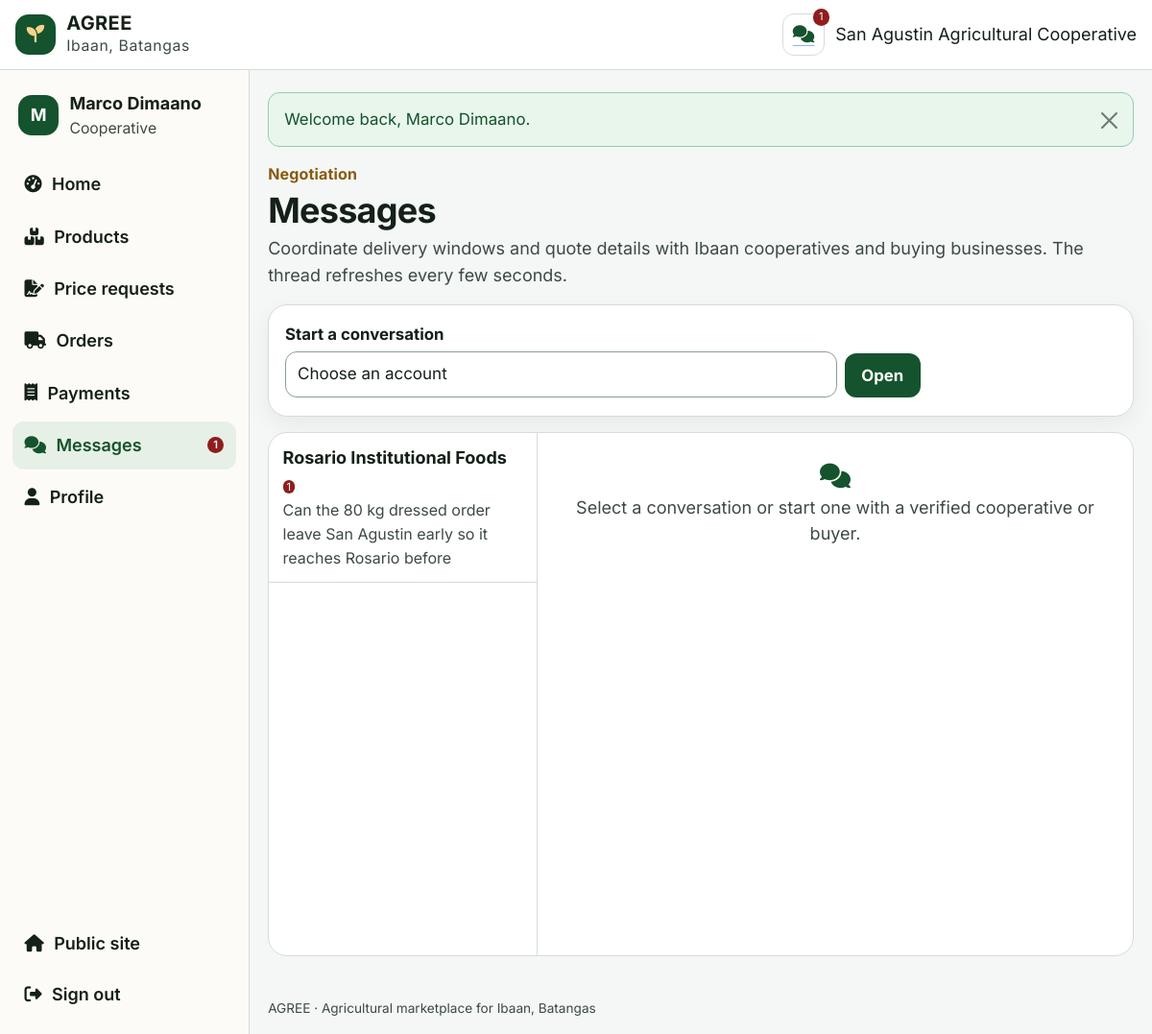
The page /messages.php (signed in) on the database its author committed.
### tables this page shows
CREATE TABLE users (
    id INT UNSIGNED AUTO_INCREMENT PRIMARY KEY,
    role ENUM('admin', 'cooperative', 'buyer') NOT NULL,
    email VARCHAR(190) NOT NULL UNIQUE,
    password_hash VARCHAR(255) NOT NULL,
    full_name VARCHAR(150) NOT NULL,
    phone VARCHAR(30) NOT NULL,
    organization VARCHAR(190) NOT NULL,
    business_type VARCHAR(80) DEFAULT NULL,
    barangay VARCHAR(80) NOT NULL,
    municipality VARCHAR(80) NOT NULL DEFAULT 'Ibaan',
    province VARCHAR(80) NOT NULL DEFAULT 'Batangas',
    address_line VARCHAR(255) NOT NULL,
    latitude DECIMAL(10,7) DEFAULT NULL,
    longitude DECIMAL(10,7) DEFAULT NULL,
    permit_path VARCHAR(255) DEFAULT NULL,
    verification_status ENUM('pending', 'approved', 'rejected') NOT NULL DEFAULT 'pending',
    verification_note VARCHAR(500) DEFAULT NULL,
    verified_at DATETIME DEFAULT NULL,
    is_active TINYINT(1) NOT NULL DEFAULT 1,
    created_at DATETIME NOT NULL DEFAULT CURRENT_TIMESTAMP
);

CREATE TABLE messages (
    id INT UNSIGNED AUTO_INCREMENT PRIMARY KEY,
    sender_id INT UNSIGNED NOT NULL,
    receiver_id INT UNSIGNED NOT NULL,
    body TEXT NOT NULL,
    is_read TINYINT(1) NOT NULL DEFAULT 0,
    created_at DATETIME NOT NULL DEFAULT CURRENT_TIMESTAMP,
    CONSTRAINT fk_messages_sender FOREIGN KEY (sender_id) REFERENCES users(id),
    CONSTRAINT fk_messages_receiver FOREIGN KEY (receiver_id) REFERENCES users(id),
    INDEX idx_messages_pair (sender_id, receiver_id, id),
    INDEX idx_messages_unread (receiver_id, is_read)
);

### db.php (called while the page is built, shortened)
<?php
function db(): PDO
{
    static $pdo = null;
    if ($pdo instanceof PDO) {
        return $pdo;
    }
    $dsn = 'mysql:host=' . DB_HOST . ';port=' . DB_PORT . ';dbname=' . DB_NAME . ';charset=' . DB_CHARSET;
    try {
        $pdo = new PDO($dsn, DB_USER, DB_PASS, [
            PDO::ATTR_ERRMODE => PDO::ERRMODE_EXCEPTION,
            PDO::ATTR_DEFAULT_FETCH_MODE => PDO::FETCH_ASSOC,
            PDO::ATTR_EMULATE_PREPARES => false,
        ]);
        try {
            $pdo->exec("SET time_zone = '+08:00'");
        } catch (Throwable $ignored) {
        }
    } catch (PDOException $e) {
        throw new RuntimeException('Database connection failed. Import schema.sql and review db.php.', 0, $e);
    }
    return $pdo;
}

### messages.php (the view, shortened to what this page needs)
<?php
require_once __DIR__ . '/bootstrap.php';
$user = require_login();
$pdo = db();
$me = (int) $user['id'];
$withId = (int) ($_GET['with'] ?? $_POST['with'] ?? 0);
$partner = null;
$stmt = $pdo->prepare(
    'SELECT m.*, IF(m.sender_id = ?, m.receiver_id, m.sender_id) AS other_id
     FROM messages m
     WHERE m.sender_id = ? OR m.receiver_id = ?
     ORDER BY m.id DESC'
);
$stmt->execute([$me, $me, $me]);
$conversations = [];
foreach ($stmt as $row) {
    $other = (int) $row['other_id'];
    if (!isset($conversations[$other])) {
        $conversations[$other] = ['last' => $row, 'unread' => 0];
    }
    if ((int) $row['sender_id'] !== $me && !(int) $row['is_read']) {
        $conversations[$other]['unread']++;
    }
}
$people = [];
$ids = array_keys($conversations);
if ($ids) {
    $marks = implode(',', array_fill(0, count($ids), '?'));
    $lookup = $pdo->prepare("SELECT id, organization, full_name, role, verification_status FROM users WHERE id IN ($marks)");
    $lookup->execute($ids);
    foreach ($lookup as $person) {
        $people[(int) $person['id']] = $person;
    }
}
$layout = 'app';
require __DIR__ . '/header.php';
?>
<div class="page-head">
    <p class="gold-kicker">Negotiation</p>
    <h1>Messages</h1>
    <p class="muted">Coordinate delivery windows and quote details with Ibaan cooperatives and buying businesses. The thread refreshes every few seconds.</p>
</div>
<form method="get" action="messages.php" class="panel mb-3">
    <div class="row g-2 align-items-end">
        <div class="col-md-8">
            <label class="form-label" for="with">Start a conversation</label>
            <select class="form-select" id="with" name="with" required>
                <option value="">Choose an account</option>
            </select>
        </div>
        <div class="col-md-4">
            <button class="btn btn-agree" type="submit">Open</button>
        </div>
    </div>
</form>
<div class="chat-layout" id="chatApp" data-with="<?= $withId ? (int) $withId : '' ?>">
    <div class="chat-list">
        <?php foreach ($conversations as $otherId => $convo): ?>
            <?php $person = $people[$otherId] ?? null; if (!$person) { continue; } ?>
            <a class="<?= (int) $otherId === $withId ? 'active' : '' ?>" href="messages.php?with=<?= (int) $otherId ?>">
                <strong><?= e(display_name($person)) ?></strong>
                <?php if ((int) $convo['unread'] > 0): ?><em class="count"><?= (int) $convo['unread'] ?></em><?php endif; ?>
                <span class="tiny muted d-block"><?= e(clip((string) $convo['last']['body'], 80)) ?></span>
            </a>
        <?php endforeach; ?>
    </div>
    <div class="chat-thread">
        <?php if (!$partner): ?>
            <div class="empty-state"><i class="fa-solid fa-comments"></i><p>Select a conversation or start one with a verified cooperative or buyer.</p></div>
        <?php endif; ?>
    </div>
</div>
<?php require __DIR__ . '/footer.php'; ?>

### header.php (shortened to what this page needs)
<?php
$layout = $layout ?? 'public';
$me = current_user();
$unread = 0;
if ($me && try_db()) {
    $unread = unread_count(db(), (int) $me['id']);
}
?>
<!DOCTYPE html>
<html lang="en">
<head>
    <link href="https://cdn.jsdelivr.net/npm/bootstrap@5.3.3/dist/css/bootstrap.min.css" rel="stylesheet">
    <link href="https://cdnjs.cloudflare.com/ajax/libs/font-awesome/6.5.2/css/all.min.css" rel="stylesheet">
    <link href="agree.css" rel="stylesheet">
</head>
<body class="<?= e($layout) ?>-layout">
<?php if ($layout === 'app' && $me): ?>
    <header class="topbar">
        <a class="brand" href="<?= e(dashboard_for((string) $me['role'])) ?>">
            <span class="brand-mark" aria-hidden="true"><i class="fa-solid fa-seedling"></i></span>
            <span>
                <strong>AGREE</strong>
                <small>Ibaan, Batangas</small>
            </span>
        </a>
        <div class="topbar-actions">
            <a class="icon-link" href="messages.php" aria-label="Messages">
                <i class="fa-solid fa-comments"></i>
                <?php if ($unread > 0): ?><em><?= (int) $unread ?></em><?php endif; ?>
            </a>
            <span class="who d-none d-md-inline"><?= e(display_name($me)) ?></span>
        </div>
    </header>
    <div class="app-shell">
        <aside class="side-nav">
            <div class="side-user">
                <span class="avatar"><?= e(strtoupper(substr((string) $me['full_name'], 0, 1))) ?></span>
                <div>
                    <strong><?= e($me['full_name']) ?></strong>
                    <small><?= e(role_label((string) $me['role'])) ?></small>
                </div>
            </div>
            <div class="side-foot">
                <a href="index.php"><i class="fa-solid fa-house"></i> Public site</a>
                <form method="post" action="logout.php">
                    <button type="submit"><i class="fa-solid fa-right-from-bracket"></i> Sign out</button>
                </form>
            </div>
        </aside>
        <div class="app-main">
            <main id="content" class="content">
<?php endif; ?>

### rows shown on the page
users: organization "San Agustin Agricultural Cooperative", full_name "M", full_name "Marco Dimaano", role "Cooperative"
users: organization "Rosario Institutional Foods"
messages: body "Can the 80 kg dressed order leave San Agustin early so it reaches Rosario before"

### other values the page prints
$unread "1"
$label "Home"
$label "Products"
$label "Price requests"
$label "Orders"
$label "Payments"
$label "Messages"
$label "Profile"
$message "Welcome back, Marco Dimaano."
$convo['unread'] "1"
